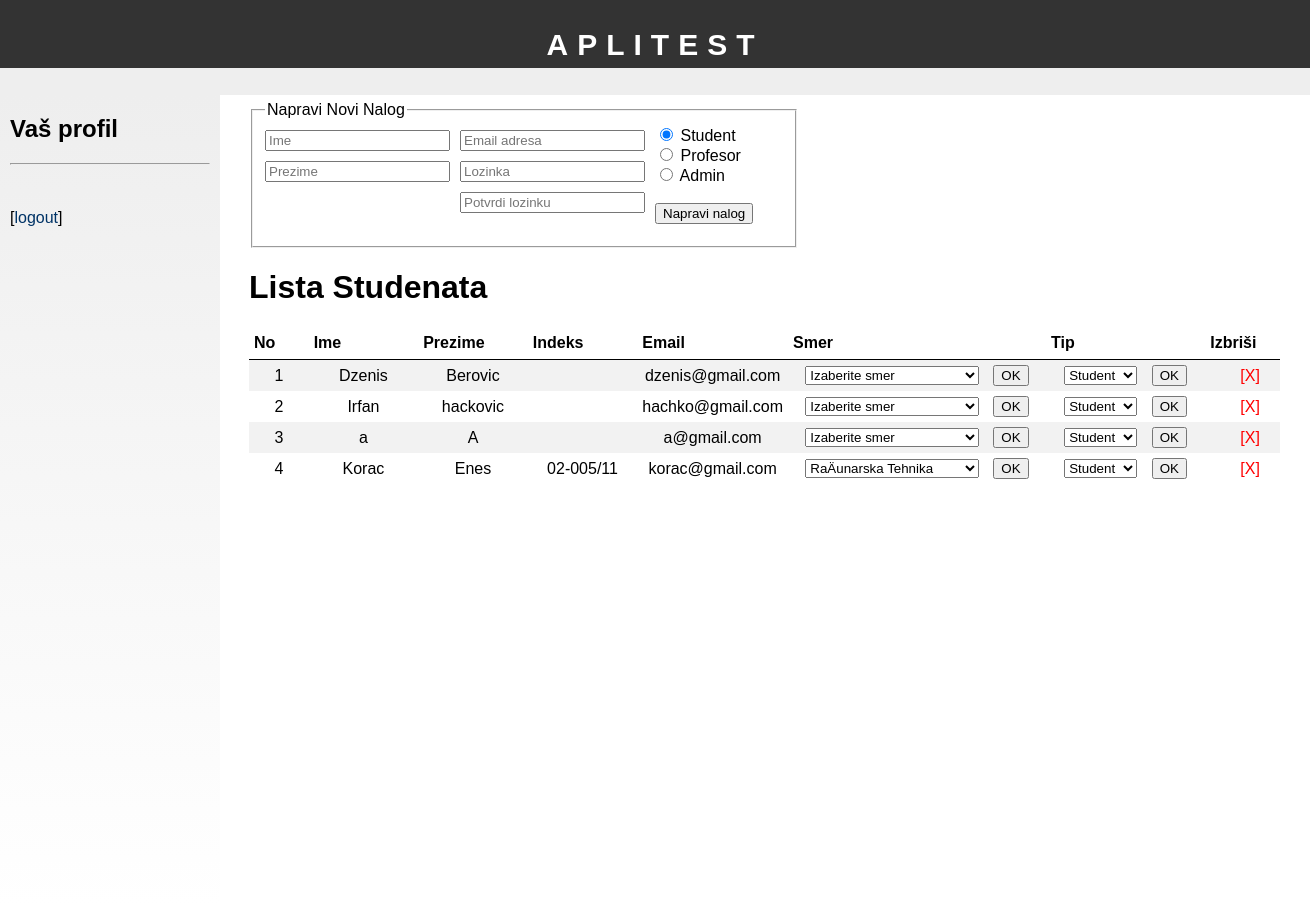
Screenshot of /admin_studenti.php with the database file from the repository.
### tables this page shows
CREATE TABLE `profil` (
  `id` int(11) NOT NULL,
  `ime` varchar(40) NOT NULL,
  `prezime` varchar(40) NOT NULL,
  `br_indeksa` varchar(30) NOT NULL,
  `smer` int(11) NOT NULL,
  `email` varchar(50) NOT NULL,
  `lozinka` varchar(300) NOT NULL,
  `tip` enum('student','profesor','admin') NOT NULL,
  `status` enum('neaktivan','aktivan') NOT NULL
);

CREATE TABLE `smer` (
  `id` int(11) NOT NULL,
  `naziv` varchar(100) NOT NULL
);

### config.php (called while the page is built, shortened)
<?php
$config_basedir = "http://localhost/apliTest";
$config_sitename = "apliTest";
?>

### admin_studenti.php (the view, shortened to what this page needs)
<?php
require("config.php");
$str='stud';
require("header.php");
include("register/admin_reg.php");
echo"
<h1>Lista Studenata</h1>
<table class='adminList'>
<tr>
	<th>No</th>
	<th>Ime</th>
	<th>Prezime</th>
	<th>Indeks</th>
	<th>Email</th>
	<th>Smer</th>
	<th>Tip</th>
	<th>Izbriši</th>
</tr>
";
$sqlStud="SELECT * FROM profil WHERE tip='student' ORDER BY smer";
$run_sqlStud= mysqli_query($con, $sqlStud);
$i=1;
while($row_stud = mysqli_fetch_array($run_sqlStud)){
	$id=$row_stud['id'];
	$ime=$row_stud['ime'];
	$prezime=$row_stud['prezime'];
	$smer=$row_stud['smer'];
	$index=$row_stud['br_indeksa'];
	$mail=$row_stud['email'];
	$tip=$row_stud['tip'];
	echo"
		<tr>
			<td>$i</td>
			<td>$ime</td>
			<td>$prezime</td>
			<td>$index</td>
			<td>$mail</td>
		<form name='frmSmer' method='post' action='promSmer.php'>
			<td style='width:250px;'>
				<select name='pormSmer' style='width:70%;'>";
					echo"<option value='' style='color:gray;' ";
				if($smer==0){
						echo" disabled selected";
					}
					echo">Izaberite smer</option>";
				$query=" SELECT * FROM smer";
				$result=mysqli_query($con, $query);
				while($row=mysqli_fetch_array($result)){
					$idSmera=$row['id'];
					$nazivSmera=$row['naziv'];
					echo"<option value='$idSmera'";
						  if($idSmera==$smer){
							  echo"selected";
							}
							  echo">
							$nazivSmera</option>";
				}
			echo"
				</select>
				<input type='hidden' name='id' value='$id'>
				<input type='submit' name='proSmer' value='OK'   style='margin-left:10px;'>
			</td>
		</form>
		<form name='frmTip' method='post' action='promTip.php'>
			<td style='width:150px;'>
				<select name='tip'>
					<option value='student' selected>Student</option>
					<option value='profesor'>Profesor</option>
					<option value='admin'>Admin</option>
				</select>
				<input type='hidden' name='id' value='$id'>
				<input type='submit' name='promTip' value='OK'   style='margin-left:10px;'>
			</td>
		</form>
			<td style='padding-left:20px;'><a style='color:red; '  href='delStudent.php?id=$id&tip=$tip'>[X]</a></td>
		</tr>
	";
	$i++;
}
echo"
</table>
";
require("footer.php");
?>

### header.php (shortened to what this page needs)
<?php
require("config.php");
?>
<!DOCTYPE html>
<html style="height: 100%;">
<head>
	<link href="css/style.css" rel="stylesheet" type="text/css">
	<link href="css/register.css" rel="stylesheet" type="text/css">
	</head>
<body style="height: 100%;">
<div id="header">
	<h1><?php echo $config_sitename; ?></h1>
</div>
<div id="menu">
</div>
<div class="container" style="height: 100%;">
<div id="bar" style="height: 100%;">
	<h2>Vaš profil</h2>
	<hr>
	<br>
<?php
echo "<br>[<a href='" . $config_basedir. "/logout.php'>logout</a>]";
?>
</div>
<div id="main">

### register/admin_reg.php (shortened to what this page needs)
<?php
require("config.php");
?>
<form name="frmRegistration" method="post" action="" class='adminReg'>
	<fieldset>
		<legend>Napravi Novi Nalog</legend>
		<div style='float:left; margin-right:10px;'>
			<input type="text" placeholder="Ime" class="adminBox" name="Ime" value="<?php if(isset($_POST['Ime'])) echo $_POST['Ime']; ?>"><br>
			<input type="text" placeholder="Prezime" class="adminBox" name="Prezime" value="<?php if(isset($_POST['Prezime'])) echo $_POST['Prezime']; ?>"><br>
		</div>
		<div style='float:left; margin-right:10px;'>
		<input type="text" placeholder="Email adresa" class="adminBox" name="Email" value="<?php if(isset($_POST['Email'])) echo $_POST['Email']; ?>"><br>
		<input type="password" placeholder="Lozinka" class="adminBox" name="Lozinka" value=""><br>
		<input type="password" placeholder="Potvrdi lozinku" class="adminBox" name="Potvrdi_lozinku" value=""><br><br>
		</div>
		<div style='float:left;'>
		<input type="radio" name="tip" value="student" <?php if($str=='stud') echo"checked"; ?>> Student <br>
		<input type="radio" name="tip" value="profesor" <?php if($str=='prof') echo"checked"; ?>> Profesor <br>
		<input type="radio" name="tip" value="admin" <?php if($str=='admin') echo"checked"; ?>> Admin <br>
			<br>
			<input type="submit" name="submit" value="Napravi nalog" class="btnReg">
		</div>
	</fieldset>
</form>

### footer.php (shortened to what this page needs)
</div>
</div>
</body>
</html>

### css/style.css (style rules this page uses)
body { font-family: "trebuchet ms", verdana, sans-serif; width:100%; min-width:1300px; margin:0; }
a { color:#003366; text-decoration:none; }
#header { min-width:1300px; height: 60px; width: 100%; background: #333; padding-top: 8px; text-align: center; }
#header h1 { font-size: 30px; text-transform: uppercase; letter-spacing: 0.3em; color: #fff; }
#menu { min-width:1300px; padding: 5px 0 0 0 ; width: 100%; height: 22px; font-size: 14px; font-weight: bold; text-align: center; color: #000000; background-color: #eee; }
#main { position:absolute; top:86px; left:210px; margin: 15px 15px 15px 24px; padding: 0px 15px 15px 15px; text-align:left; }
#bar { float: left; width: 200px; height:100%; background: linear-gradient(#eee, #ffffff); padding: 0px 10px 10px 10px; margin-right: 0; }
.adminList,.testList { width:100%; border-collapse: collapse; }
.adminList tr:nth-child(even), .testList tr:nth-child(even) { background-color: #f2f2f2; }
.adminList th,.testList { padding-left:5px; height:30px; border-bottom:1px solid black; }
.adminList td:first-child { width:50px; }
.adminList td:last-child { width:50px; }
.adminList td { padding:5px; width:100px; height:10px; text-align:center; }
.adminList a { text-decoration:none; }
.adminReg { width:550px; }
.adminBox { margin:5px 0 5px 0; }

### rows the page displays
profil: ime "Dzenis", prezime "Berovic", email "dzenis@gmail.com", pormSmer "Izaberite smer"
profil: ime "Irfan", prezime "hackovic", email "hachko@gmail.com", pormSmer "Izaberite smer"
profil: ime "a", prezime "A", email "a@gmail.com", pormSmer "Izaberite smer"
profil: ime "Korac", prezime "Enes", br_indeksa "02-005/11", email "korac@gmail.com", pormSmer "RaÄunarska Tehnika"

### other values shown
$config_sitename "APLITEST"
